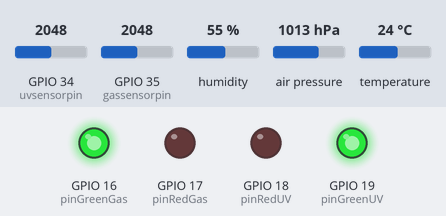
A sketch run on a simulated ESP32. Shown: output pins drawn as LEDs (lit = HIGH). The inputs (shaded band) are chosen by the test bench; at power-on: GPIO 35 (gassensorpin) = 2048, GPIO 34 (uvsensorpin) = 2048, humidity 55 %, air pressure 1013 hPa, temperature 24 °C. WiFi joins after 1.5 s; servers stay silent unless stated; uploads are accepted with an empty reply; what the sketch prints to the serial monitor is not drawn.

Above: at 2.7 s.
2.8 s: GPIO 35 (gassensorpin) set to 1064
4.7 s: GPIO 35 (gassensorpin) set to 941
At 6.7 s:
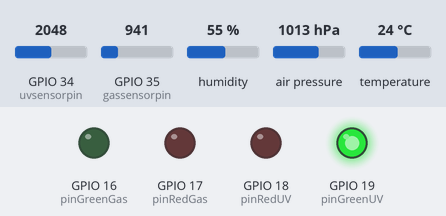
7.0 s: GPIO 35 (gassensorpin) set to 857
8.7 s: GPIO 35 (gassensorpin) set to 748
At 10.7 s:
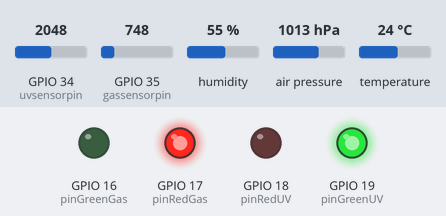
11.0 s: GPIO 35 (gassensorpin) set to 840
At 12.7 s:
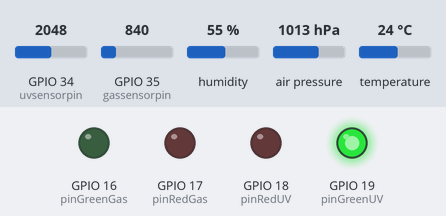
13.0 s: GPIO 35 (gassensorpin) set to 760
At 14.9 s:
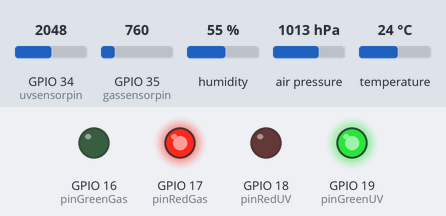
Timing chart, 0 to 16.0 s (numbered marks = the images above; inputs shaded):
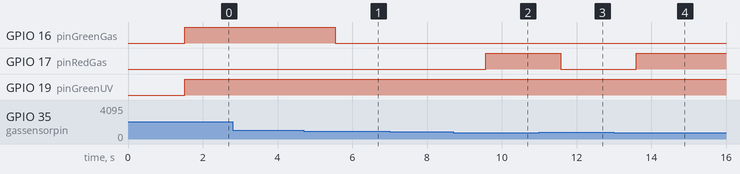

Measured:
- the behaviour switches between 1000 and 999 on GPIO 35 (gassensorpin) (found by bisection; images 0 and 1)
- the behaviour switches between 800 and 799 on GPIO 35 (gassensorpin) (found by bisection; images 1 and 2)
- after the input at 4.7 s, GPIO 16 (pinGreenGas): HIGH → LOW after 0.84 s
- after the input at 8.7 s, GPIO 17 (pinRedGas): LOW → HIGH after 0.87 s
- after the input at 11.0 s, GPIO 17 (pinRedGas): HIGH → LOW after 0.58 s
- after the input at 13.0 s, GPIO 17 (pinRedGas): LOW → HIGH after 0.59 s

The sketch:

ecoXplorer.ino
```cpp
#include <Adafruit_BMP085.h>
#include <Wire.h>
#include <WiFi.h>        //Librería de WiFI
#include <HTTPClient.h>  //Librería del Server
#include "DHT.h"         //Librería de Humedad y Temperatura

const char* ssid = "UCUJPA30601 1142";
const char* password = "123@4567";

int uvsensorpin = 34;   //Pin de SALIDA sensor GYML8511 en el D13 del ESP
int gassensorpin = 35;  //Pin de SALIDA sensor MQ135 en el D14 del ESP
int DHTPIN = 25;        //Pin de SALIDA sensor DHT22 en el D33 del ESP

#define DHTTYPE DHT22

DHT dht(DHTPIN, DHTTYPE);
Adafruit_BMP085 bmp;

const int pinRedUV=18;
const int pinGreenUV=19;
const int pinRedGas=17;
const int pinGreenGas=16;

int redUV=255;
int greenUV=255;
int redGas=255;
int greenGas=255;

void setColor(int RUV,int GUV,int RGas,int GGas){
  analogWrite(pinRedUV,RUV);
  analogWrite(pinGreenUV,GUV);
  analogWrite(pinRedGas,RGas);
  analogWrite(pinGreenGas,GGas);
}

void setup() {
  Serial.begin(115200);
  WiFi.begin(ssid, password);
  Serial.print("Conectado ");
  while (WiFi.status() != WL_CONNECTED) {
    delay(500);
    Serial.print(".");
  }

  Serial.print("Conectado con éxito, mi IP es: ");
  Serial.println(WiFi.localIP());
  dht.begin();

  if(!bmp.begin()){
    Serial.println("Error... Revisar conexión");
    while(1){}
  }

  pinMode(pinRedUV,OUTPUT);
  pinMode(pinGreenUV,OUTPUT);
  pinMode(pinRedGas,OUTPUT);
  pinMode(pinGreenGas,OUTPUT);
}

void loop() {
  float uvvalue = analogRead(uvsensorpin);    //Lectura analógica de UV
  float gasvalue = analogRead(gassensorpin);  //Lectura analógica de Gas
  float hum = dht.readHumidity();
  float temp = dht.readTemperature();
  float hic = dht.computeHeatIndex(temp, hum, false);

  double mac = ESP.getEfuseMac();
  Serial.println(ESP.getEfuseMac());

  String uvString = String(uvvalue);
  String macString = String(mac);
  String tempString = String(temp);
  String gasString = String(gasvalue);
  String humString = String(hum);
  String presString = String(bmp.readPressure());
  /*IMPRIMIR VALORES DE LOS SENSORES DE MANERA LOCAL*/
  Serial.print("SENSOR UV: ");
  Serial.println(uvvalue);
  Serial.print("SENSOR temperatura: ");
  Serial.println(temp);
  Serial.print("SENSOR gas: ");
  Serial.println(gasvalue);
  Serial.print("SENSOR Humedad: ");
  Serial.println(hum);
  Serial.print("SENSOR Presión: ");
  Serial.println(bmp.readPressure());
  setColor(255, 255, 255, 255);

  // Check CO2 levels and set colors
  if (uvvalue < 3) {
        redUV = 255;
        greenUV = 0;
    } else if (uvvalue >= 3 && uvvalue < 6) {
        redUV = 0;
        greenUV = 0;
    } else {
        redUV = 0;
        greenUV = 255;
    }

    if (gasvalue < 800) {
        redGas = 255;
        greenGas = 0;
    } else if (gasvalue >= 800 && gasvalue < 1000) {
        redGas = 0;
        greenGas = 0;
    } else {
        redGas = 0;
        greenGas = 255;
    }

    setColor(redUV, greenUV, redGas, greenGas);

  if (WiFi.status() == WL_CONNECTED) {
    HTTPClient http;
    char datosUV[200];
    char datosTemp[200];
    char datosGas[200];
    char datosHum[200];
    char datosPres[200];

    sprintf(datosUV, "https://ecoexplorer.000webhostapp.com//registros?descripcion=IndiceUV&valor=%s&unidad=x/&mac=%s", uvString.c_str(), macString.c_str());
    http.begin(datosUV);
    http.addHeader("Content-Type", "application/x-www-form-urlencoded");
    int codigo_respuestaUV = http.GET();
    Serial.println(codigo_respuestaUV);
    if (codigo_respuestaUV > 0) {
      Serial.println("Código HTTP > " + String(codigo_respuestaUV));
      Serial.println(http.getString());
      if (codigo_respuestaUV == 200) {
        String cuerpo_respuestaUV = http.getString();
        Serial.println("El servidor respondió");
        Serial.println(cuerpo_respuestaUV);

      } else {

        Serial.print("Error enviando POST, código: ");
        Serial.println(codigo_respuestaUV);
      }

      http.end();

      sprintf(datosTemp, "https://ecoexplorer.000webhostapp.com//registros?descripcion=Temperatura&valor=%s&unidad=Celsius&mac=%s", tempString.c_str(), macString.c_str());
      http.begin(datosTemp);
      http.addHeader("Content-Type", "application/x-www-form-urlencoded");
      int codigo_respuestaTemp = http.GET();
      Serial.println(codigo_respuestaTemp);
      if (codigo_respuestaTemp > 0) {
        Serial.println("Código HTTP > " + String(codigo_respuestaTemp));
        Serial.println(http.getString());
        if (codigo_respuestaTemp == 200) {
          String cuerpo_respuestaTemp = http.getString();
          Serial.println("El servidor respondió");
          Serial.println(cuerpo_respuestaTemp);

        } else {

          Serial.print("Error enviando POST, código: ");
          Serial.println(codigo_respuestaTemp);
        }

        http.end();

        sprintf(datosGas, "https://ecoexplorer.000webhostapp.com//registros?descripcion=Gas&valor=%s&unidad=PPM&mac=%s", gasString.c_str(), macString.c_str());
        http.begin(datosGas);
        http.addHeader("Content-Type", "application/x-www-form-urlencoded");

        int codigo_respuestaGas = http.GET();
        Serial.println(codigo_respuestaGas);
        if (codigo_respuestaGas > 0) {
          Serial.println("Código HTTP > " + String(codigo_respuestaGas));
          Serial.println(http.getString());
          if (codigo_respuestaGas == 200) {
            String cuerpo_respuestaGas = http.getString();
            Serial.println("El servidor respondió");
            Serial.println(cuerpo_respuestaGas);

          } else {

            Serial.print("Error enviando POST, código: ");
            Serial.println(codigo_respuestaGas);
          }

          http.end();

          sprintf(datosHum, "https://ecoexplorer.000webhostapp.com//registros?descripcion=Humedad&valor=%s&unidad=RH&mac=%s", humString.c_str(), macString.c_str());
          http.begin(datosHum);
          http.addHeader("Content-Type", "application/x-www-form-urlencoded");

          int codigo_respuestaHum = http.GET();
          Serial.println(codigo_respuestaHum);
          if (codigo_respuestaHum > 0) {
            Serial.println("Código HTTP > " + String(codigo_respuestaHum));
            Serial.println(http.getString());
            if (codigo_respuestaHum == 200) {
              String cuerpo_respuestaHum = http.getString();
              Serial.println("El servidor respondió");
              Serial.println(cuerpo_respuestaHum);

            } else {

              Serial.print("Error enviando POST, código: ");
              Serial.println(codigo_respuestaHum);
            }

            http.end();
   sprintf(datosPres, "https://ecoexplorer.000webhostapp.com//registros?descripcion=Presion&valor=%s&unidad=Pa/&mac=%s", presString.c_str(), macString.c_str());
    http.begin(datosPres);
    http.addHeader("Content-Type", "application/x-www-form-urlencoded");
    int codigo_respuestaPres = http.GET();
    Serial.println(codigo_respuestaPres);
    if (codigo_respuestaPres > 0) {
      Serial.println("Código HTTP > " + String(codigo_respuestaPres));
      Serial.println(http.getString());
      if (codigo_respuestaPres == 200) {
        String cuerpo_respuestaPres = http.getString();
        Serial.println("El servidor respondió");
        Serial.println(cuerpo_respuestaPres);

      } else {

        Serial.print("Error enviando POST, código: ");
        Serial.println(codigo_respuestaPres);
      }

      http.end();
          } else {

            Serial.println("Error conexion server ");
          }

          delay(1000);
        }
      }
    }
  }
}
}
```
